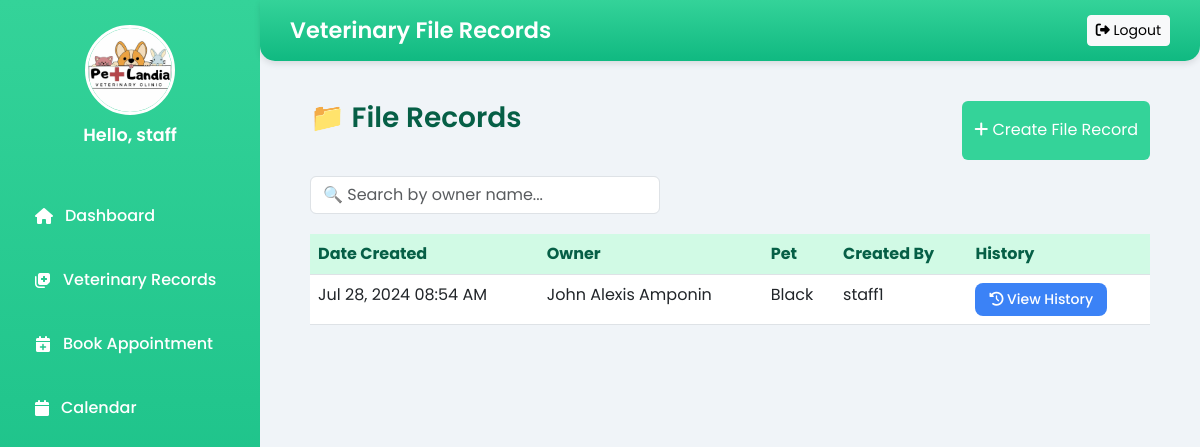
The page /staff/veterinary_records.php (signed in) on the database its author committed.
### tables this page shows
CREATE TABLE `file_records` (`file_id`, `owner_name`, `pet_name`, `address`, `contact_number`, `email`, `color`, `microchip_no`, `created_by`, `created_at`);

### staff/veterinary_records.php (the view, shortened to what this page needs)
<?php
try {
    $conn = new PDO('sqlite:' . __DIR__ . '/../data/data.sqlite');
    $conn->setAttribute(PDO::ATTR_ERRMODE, PDO::ERRMODE_EXCEPTION);
} catch (PDOException $e) {
    die("Database connection failed: " . $e->getMessage());
}
$result = $conn->query("SELECT * FROM file_records ORDER BY created_at DESC");
$records = $result->fetchAll(PDO::FETCH_ASSOC);
?>
<!DOCTYPE html>
<html>
<head>
    <link href="https://cdn.jsdelivr.net/npm/bootstrap@5.3.0/dist/css/bootstrap.min.css" rel="stylesheet">
    <link rel="stylesheet" href="https://cdnjs.cloudflare.com/ajax/libs/font-awesome/6.4.0/css/all.min.css">
</head>
<body>
    <div class="sidebar">
        <div class="profile">
            <img src="../petlandia.jpg" alt="Profile">
            <h5>Hello, <?= htmlspecialchars($_SESSION['username']) ?></h5>
        </div>
        <a href="../staff_dashboard.php" class="nav-link"><i class="fas fa-home"></i> Dashboard</a>
        <a href="veterinary_records.php" class="nav-link"><i class="fas fa-notes-medical"></i> Veterinary Records</a>
        <a href="owner_registration.php" class="nav-link"><i class="fas fa-calendar-plus"></i> Book Appointment</a>
        <a href="calendar_view.php" class="nav-link"><i class="fas fa-calendar"></i> Calendar</a>
    </div>
    <div class="main-content">
        <div class="topbar">
            <h4>Veterinary File Records</h4>
            <a href="../logout.php" class="btn btn-light btn-sm"><i class="fas fa-sign-out-alt"></i> Logout</a>
        </div>
        <div class="container">
            <div class="d-flex justify-content-between mb-3">
                <h3>📁 File Records</h3>
                <button class="btn btn-success" data-bs-toggle="modal" data-bs-target="#createFileModal">
                    <i class="fas fa-plus"></i> Create File Record
                </button>
            </div>
            <input type="text" id="searchInput" class="form-control search-box" placeholder="🔍 Search by owner name...">
            <table class="table appointment-table" id="recordsTable">
                <tr>
                    <th>Date Created</th>
                    <th>Owner</th>
                    <th>Pet</th>
                    <th>Created By</th>
                    <th>History</th>
                </tr>
                <?php if (!empty($records)): ?>
                    <?php foreach ($records as $row): ?>
                        <tr>
                            <td><?= date('M d, Y h:i A', strtotime($row['created_at'])) ?></td>
                            <td><?= htmlspecialchars($row['owner_name']) ?></td>
                            <td><?= htmlspecialchars($row['pet_name']) ?></td>
                            <td><?= htmlspecialchars($row['created_by']) ?></td>
                            <td>
                                <a href="pet_history.php?owner=<?= urlencode($row['owner_name']) ?>&pet=<?= urlencode($row['pet_name']) ?>"
                                   class="btn btn-history btn-sm">
                                    <i class="fas fa-history"></i> View History
                                </a>
                            </td>
                        </tr>
                    <?php endforeach; ?>
                <?php else: ?>
                    <tr><td colspan="5" class="text-center text-muted">No file records found.</td></tr>
                <?php endif; ?>
            </table>
        </div>
    </div>
</body>
</html>

### staff/veterinary_records.php (style rules this page uses)
body { display: flex; min-height: 100vh; font-family: 'Poppins', sans-serif; background-color: #f0f4f8; margin: 0; }
.sidebar { width: 260px; background: linear-gradient(180deg, #34d399, #10b981); color: white; padding: 25px 20px; display: flex; flex-direction: column; }
.sidebar .profile { text-align: center; margin-bottom: 30px; }
.sidebar .profile img { width: 90px; height: 90px; border-radius: 50%; border: 3px solid white; }
.sidebar .profile h5 { margin-top: 10px; font-weight: 600; font-size: 1.1rem; }
.sidebar .nav-link { color: white; padding: 12px 15px; margin: 8px 0; display: flex; align-items: center; gap: 12px; text-decoration: none; border-radius: 10px; font-weight: 500; transition: background 0.3s; }
.main-content { flex: 1; display: flex; flex-direction: column; }
.topbar { background: linear-gradient(180deg, #34d399, #10b981); color: white; padding: 15px 30px; display: flex; justify-content: space-between; align-items: center; box-shadow: 0 3px 6px rgba(0,0,0,0.1); border-bottom-left-radius: 15px; border-bottom-right-radius: 15px; }
.topbar h4 { margin: 0; font-weight: 600; font-size: 1.4rem; }
.container { padding: 40px 50px; }
.container h3 { font-weight: 600; margin-bottom: 25px; color: #065f46; }
.btn-success { background-color: #34d399; border: none; }
.appointment-table th { background-color: #d1fae5; color: #065f46; }
.btn-history { background-color: #3b82f6; color: white; border: none; border-radius: 8px; padding: 6px 14px; font-weight: 500; transition: background 0.3s ease; }
.search-box { margin-bottom: 20px; max-width: 350px; }

### rows shown on the page
file_records: created_at "Jul 28, 2024 08:54 AM", owner_name "John Alexis Amponin", pet_name "Black", created_by "staff1"

### other values the page prints
$_SESSION['username'] "staff"
